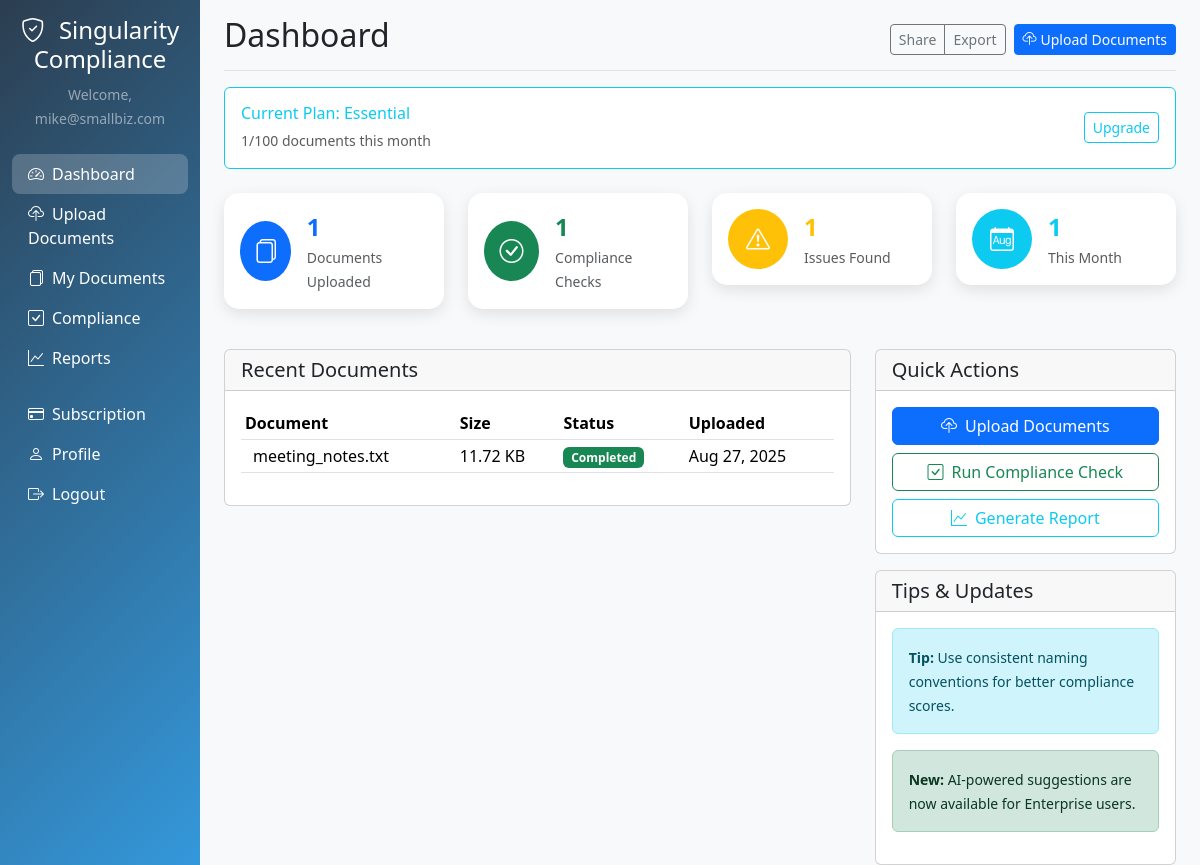
Page /dashboard.php (signed in) on the committed database.
### tables this page shows
CREATE TABLE documents (
    id INT PRIMARY KEY AUTO_INCREMENT,
    user_id INT NOT NULL,
    organization_id INT NOT NULL,
    filename VARCHAR(255) NOT NULL,
    original_filename VARCHAR(255) NOT NULL,
    file_path VARCHAR(500) NOT NULL,
    file_size BIGINT NOT NULL,
    file_type VARCHAR(50) NOT NULL,
    mime_type VARCHAR(100),
    checksum VARCHAR(64),
    upload_date TIMESTAMP DEFAULT CURRENT_TIMESTAMP,
    status ENUM('uploaded', 'processing', 'completed', 'failed') DEFAULT 'uploaded',
    FOREIGN KEY (user_id) REFERENCES users(id) ON DELETE CASCADE,
    FOREIGN KEY (organization_id) REFERENCES organizations(id) ON DELETE CASCADE
);

### html/dashboard.php (the view, shortened to what the rows shown need)
<?php
require_once 'includes/functions.php';
$current_user = getCurrentUser();
$database = new Database();
$db = $database->getConnection();
$recent_documents = [];
try {
    $stmt = $db->prepare("SELECT * FROM documents WHERE user_id = ? ORDER BY upload_date DESC LIMIT 5");
    $stmt->execute([$current_user['id']]);
    $recent_documents = $stmt->fetchAll(PDO::FETCH_ASSOC);
} catch (Exception $e) {
    error_log("Recent documents error: " . $e->getMessage());
}
?>
<!DOCTYPE html>
<html lang="en">
<head>
    <link href="https://cdn.jsdelivr.net/npm/bootstrap@5.3.2/dist/css/bootstrap.min.css" rel="stylesheet">
    <link href="https://cdn.jsdelivr.net/npm/bootstrap-icons@1.11.1/font/bootstrap-icons.css" rel="stylesheet">
</head>
<body class="bg-light">
    <div class="container-fluid">
        <div class="row">
            <main class="col-md-9 ms-sm-auto col-lg-10 px-md-4">
                <div class="d-flex justify-content-between flex-wrap flex-md-nowrap align-items-center pt-3 pb-2 mb-3 border-bottom">
                    <h1 class="h2">Dashboard</h1>
                </div>
                <div class="row">
                    <div class="col-lg-8">
                        <div class="card">
                            <div class="card-body">
                                <?php if (empty($recent_documents)): ?>
                                    <div class="text-center py-4">
                                        <i class="bi bi-file-earmark text-muted display-4"></i>
                                        <p class="text-muted mt-3">No documents uploaded yet</p>
                                        <a href="/upload.php" class="btn btn-primary">
                                            <i class="bi bi-cloud-upload me-2"></i>Upload Your First Document
                                        </a>
                                    </div>
                                <?php else: ?>
                                    <div class="table-responsive">
                                        <table class="table table-sm">
                                            <thead>
                                                <tr>
                                                    <th>Document</th>
                                                    <th>Size</th>
                                                    <th>Status</th>
                                                    <th>Uploaded</th>
                                                </tr>
                                            </thead>
                                            <tbody>
                                                <?php foreach ($recent_documents as $doc): ?>
                                                <tr>
                                                    <td>
                                                        <?php echo htmlspecialchars($doc['original_filename']); ?>
                                                    </td>
                                                    <td><?php echo formatFileSize($doc['file_size']); ?></td>
                                                    <td>
                                                        <?php
                                                        $status_class = match($doc['status']) {
                                                            'completed' => 'success',
                                                            'processing' => 'warning',
                                                            'failed' => 'danger',
                                                            default => 'secondary'
                                                        };
                                                        ?>
                                                        <span class="badge bg-<?php echo $status_class; ?>">
                                                            <?php echo ucfirst($doc['status']); ?>
                                                        </span>
                                                    </td>
                                                    <td><?php echo date('M j, Y', strtotime($doc['upload_date'])); ?></td>
                                                </tr>
                                                <?php endforeach; ?>
                                            </tbody>
                                        </table>
                                    </div>
                                <?php endif; ?>
                            </div>
                        </div>
                    </div>
                </div>
            </main>
        </div>
    </div>
</body>
</html>

### rows in the picture
documents: original_filename "meeting_notes.txt", file_size "11.72 KB", status "Completed", upload_date "Aug 27, 2025"

### other values in the picture
APP_NAME "Singularity Compliance"
$current_user['email'] "mike@smallbiz.com"
$current_user['subscription_tier'] "Essential"
$stats['documents_this_month'] "1"
getTierLimits($current_user['subscription_tier'])['monthly_docs'] "100"
$stats['documents_uploaded'] "1"
$stats['compliance_checks'] "1"
$stats['issues_found'] "1"
